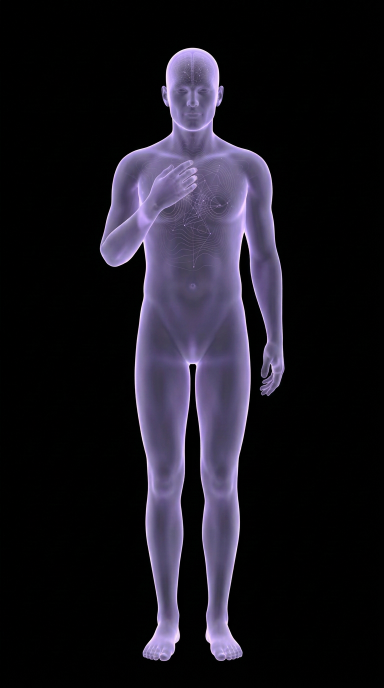
#> input picture philosopher-male-source.png, 768 x 1376 px (shown at 1/2 size); its folder holds 2 pictures in this run
$ python prepare_pathway_avatars.py
#> lines starting #> are read from the running program, lines starting #| are printed output that depends on the picture
from PIL import Image
import numpy as np
from pathlib import Path
# Black-matted holograms converted to straight-alpha assets. Retain the full
# original canvas so the existing fit camera keeps identical framing.
for name in ['philosopher','futurist']:
    rgb=np.asarray(Image.open(f'{name}-male-source.png').convert('RGB'),dtype=np.float32)/255
    brightness=rgb.max(axis=2)
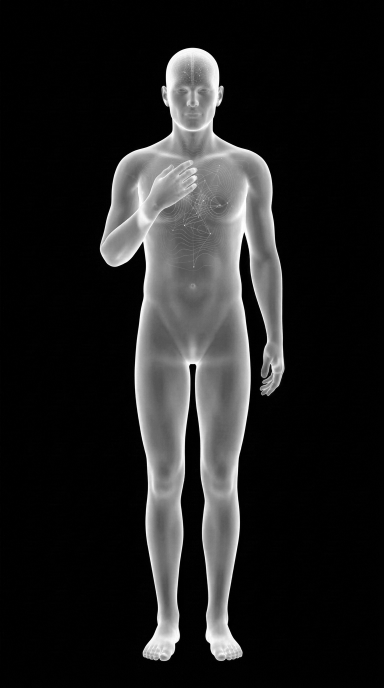
#> brightness: shape (1376, 768) float32 (shown at 1/2 size); min 0, max 1, mean 0.129
    alpha=np.clip((brightness-0.025)/0.975,0,1)
    color=np.clip(rgb/np.maximum(alpha[:,:,None],1/255),0,1)
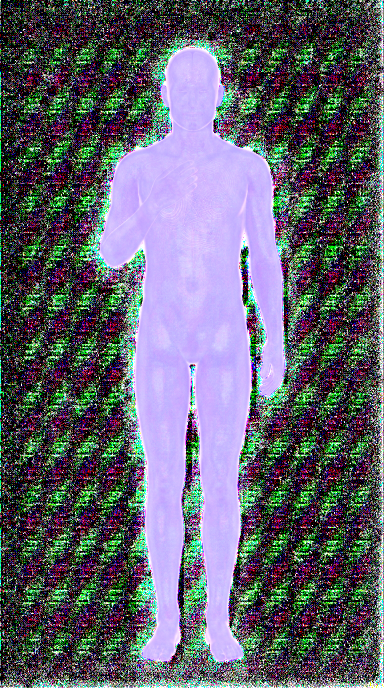
#> color: shape (1376, 768, 3) float32 (shown at 1/2 size); mean R, G, B 0.378, 0.383, 0.427
    color[alpha==0]=0
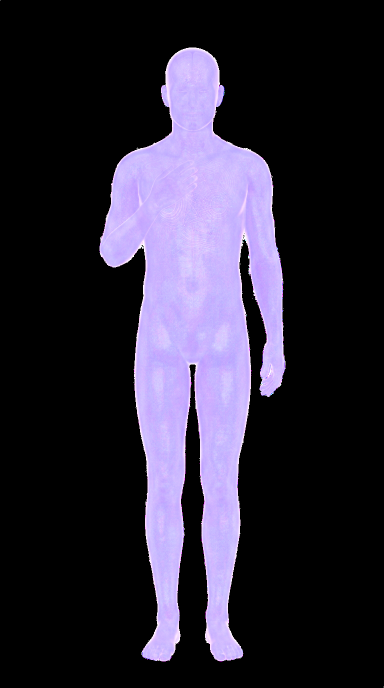
#> color: shape (1376, 768, 3) float32 (shown at 1/2 size); mean R, G, B 0.182, 0.163, 0.225
    rgba=np.dstack((color,alpha))
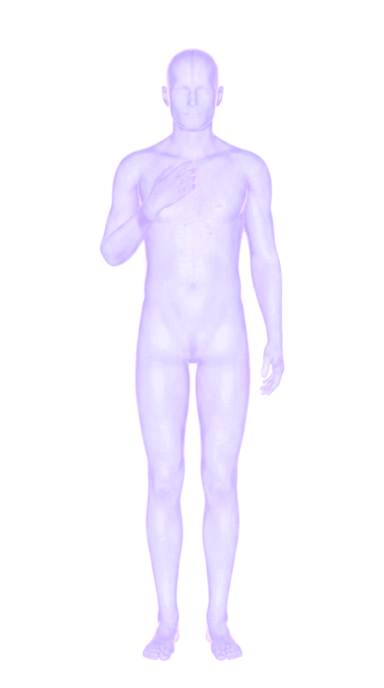
#> rgba: shape (1376, 768, 4) float32 (shown at 1/2 size); mean R, G, B, A 0.182, 0.163, 0.225, 0.125; transparent parts drawn white
    dest=Path(f'public/{name}-male-avatar.png')
    Image.fromarray(np.rint(rgba*255).astype('uint8'),'RGBA').save(dest,optimize=True)
    print(dest)
#> pass 2 of the loop `for name in ['philosopher','futurist']:`:
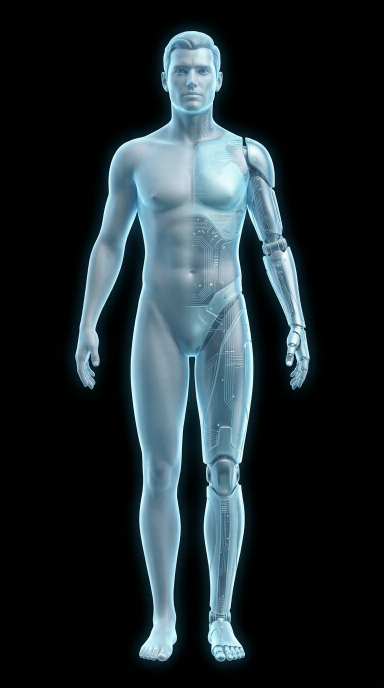
#> input picture futurist-male-source.png, 768 x 1376 px (shown at 1/2 size)
#> `color=np.clip(rgb/np.maximum(alpha[:,:,None],1/255),0,1)`:
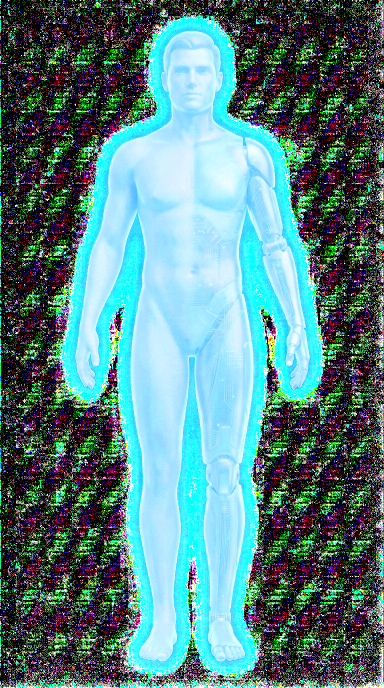
#> color: shape (1376, 768, 3) float32 (shown at 1/2 size); mean R, G, B 0.341, 0.503, 0.513
#> `rgba=np.dstack((color,alpha))`:
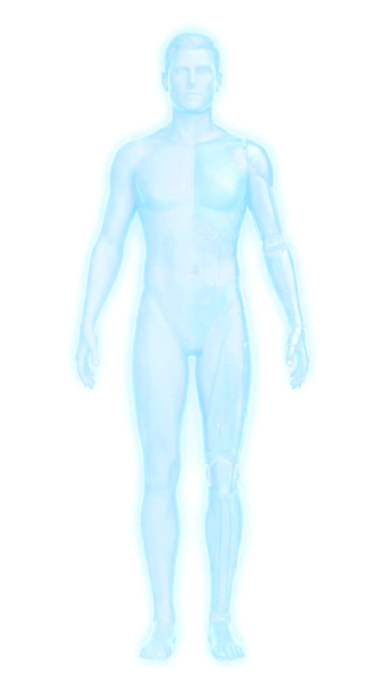
#> rgba: shape (1376, 768, 4) float32 (shown at 1/2 size); mean R, G, B, A 0.198, 0.333, 0.358, 0.179; transparent parts drawn white
